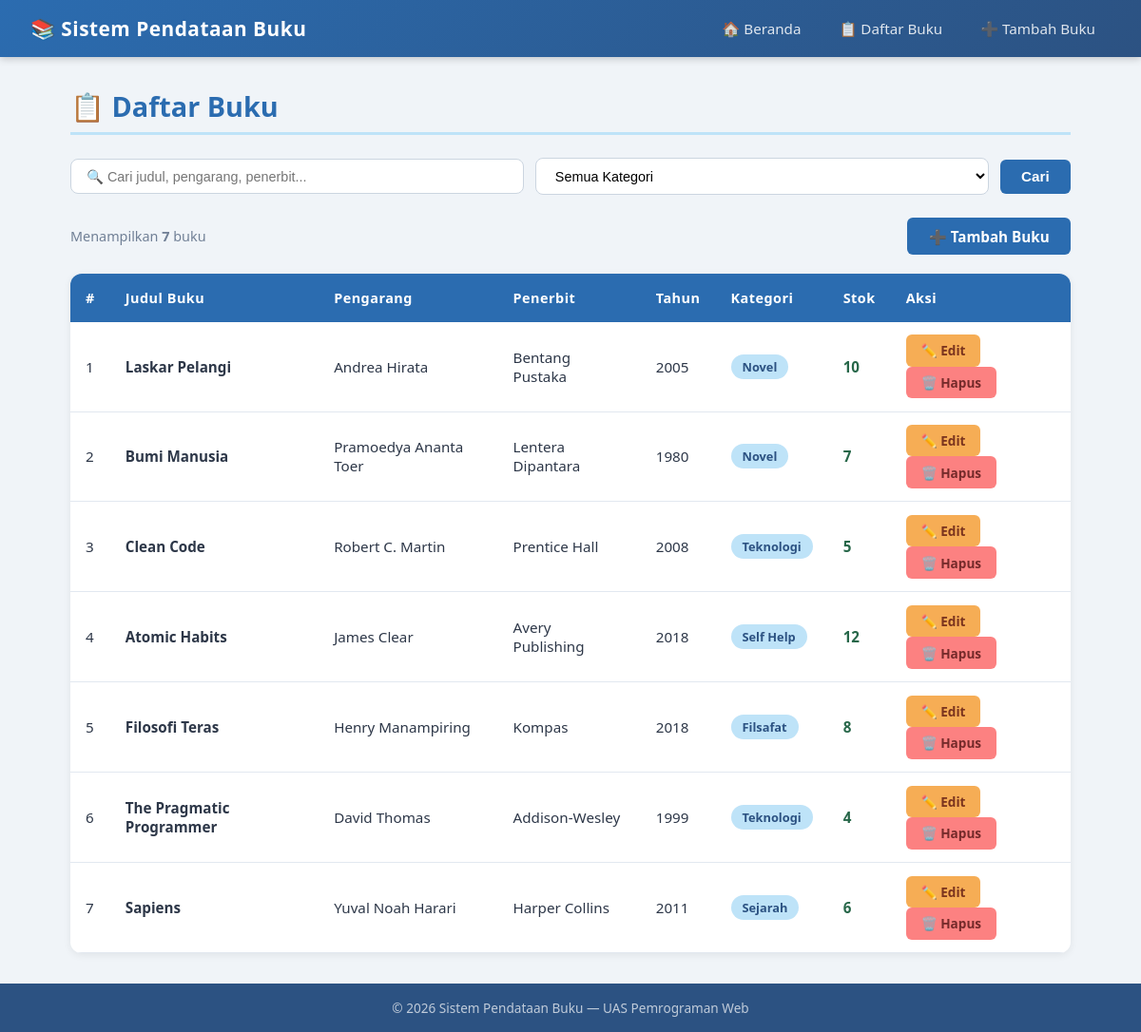
Page /daftar.php on the committed database.
### tables this page shows
CREATE TABLE IF NOT EXISTS buku (
    id INT AUTO_INCREMENT PRIMARY KEY,
    judul VARCHAR(200) NOT NULL,
    pengarang VARCHAR(150) NOT NULL,
    penerbit VARCHAR(150) NOT NULL,
    tahun_terbit YEAR NOT NULL,
    stok INT NOT NULL DEFAULT 0,
    kategori VARCHAR(100) NOT NULL,
    created_at TIMESTAMP DEFAULT CURRENT_TIMESTAMP
);

### includes/functions.php (called while the page is built, shortened)
<?php
function sanitasi($data) {
    $data = trim($data);
    $data = stripslashes($data);
    $data = htmlspecialchars($data);
    return $data;
}
function getKategori($koneksi) {
    $kategori = [];
    $query = mysqli_query($koneksi, "SELECT DISTINCT kategori FROM buku ORDER BY kategori ASC");
    while ($row = mysqli_fetch_assoc($query)) {
        $kategori[] = $row['kategori'];
    }
    return $kategori;
}
?>

### daftar.php (the view, shortened to what this page needs)
<?php
require 'includes/koneksi.php';
require 'includes/functions.php';
$cari      = isset($_GET['cari'])     ? sanitasi($_GET['cari'])     : '';
$where = "WHERE 1=1";
$query      = mysqli_query($koneksi, "SELECT * FROM buku $where ORDER BY created_at DESC");
$totalHasil = mysqli_num_rows($query);
$kategoriList = getKategori($koneksi);
require 'includes/header.php';
?>
<h1 class="page-title">📋 Daftar Buku</h1>
<form method="GET" action="daftar.php">
    <div class="search-bar">
        <input
            type="text"
            name="cari"
            placeholder="🔍 Cari judul, pengarang, penerbit..."
            value="<?= htmlspecialchars($cari) ?>"
        >
        <select name="kategori">
            <option value="">Semua Kategori</option>
        </select>
        <button type="submit" class="btn btn-tambah">Cari</button>
    </div>
</form>
<div class="top-bar">
    <span style="color:#718096; font-size:0.9rem;">
        Menampilkan <strong><?= $totalHasil ?></strong> buku
    </span>
    <a href="tambah.php" class="btn btn-tambah">➕ Tambah Buku</a>
</div>
<?php if ($totalHasil > 0): ?>
<div class="table-wrapper">
    <table>
        <thead>
            <tr>
                <th>#</th>
                <th>Judul Buku</th>
                <th>Pengarang</th>
                <th>Penerbit</th>
                <th>Tahun</th>
                <th>Kategori</th>
                <th>Stok</th>
                <th>Aksi</th>
            </tr>
        </thead>
        <tbody>
            <?php
            $no = 1;
            while ($buku = mysqli_fetch_assoc($query)):
                if ($buku['stok'] == 0) {
                    $kelasStok = 'stok-empty';
                    $labelStok = 'Habis';
                } elseif ($buku['stok'] <= 3) {
                    $kelasStok = 'stok-warn';
                    $labelStok = $buku['stok'] . ' (sedikit)';
                } else {
                    $kelasStok = 'stok-ok';
                    $labelStok = $buku['stok'];
                }
            ?>
            <tr>
                <td data-label="#"><?= $no++ ?></td>
                <td data-label="Judul"><strong><?= sanitasi($buku['judul']) ?></strong></td>
                <td data-label="Pengarang"><?= sanitasi($buku['pengarang']) ?></td>
                <td data-label="Penerbit"><?= sanitasi($buku['penerbit']) ?></td>
                <td data-label="Tahun"><?= $buku['tahun_terbit'] ?></td>
                <td data-label="Kategori"><span class="badge"><?= sanitasi($buku['kategori']) ?></span></td>
                <td data-label="Stok"><span class="<?= $kelasStok ?>"><?= $labelStok ?></span></td>
                <td data-label="Aksi">
                    <a href="edit.php?id=<?= $buku['id'] ?>" class="btn btn-edit">✏️ Edit</a>
                    <a href="hapus.php?id=<?= $buku['id'] ?>"
                       class="btn btn-hapus"
                       onclick="return confirm('Yakin hapus buku ini?')">🗑️ Hapus</a>
                </td>
            </tr>
            <?php endwhile; ?>
        </tbody>
    </table>
</div>
<?php endif; ?>
<?php require 'includes/footer.php'; ?>

### includes/header.php (shortened to what this page needs)
<!DOCTYPE html>
<html lang="id">
<head>
    <link rel="stylesheet" href="<?= $basePath ?? '' ?>assets/css/style.css">
</head>
<body>
<nav class="navbar">
    <div class="nav-brand">📚 Sistem Pendataan Buku</div>
    <ul class="nav-links">
        <li><a href="<?= $basePath ?? '' ?>index.php">🏠 Beranda</a></li>
        <li><a href="<?= $basePath ?? '' ?>daftar.php">📋 Daftar Buku</a></li>
        <li><a href="<?= $basePath ?? '' ?>tambah.php">➕ Tambah Buku</a></li>
    </ul>
</nav>
<main class="container">

### includes/footer.php (shortened to what this page needs)
</main>
<footer class="footer">
    <p>&copy; <?= date('Y') ?> Sistem Pendataan Buku &mdash; UAS Pemrograman Web</p>
</footer>
</body>
</html>

### assets/css/style.css (style rules this page uses)
* { margin: 0; padding: 0; box-sizing: border-box; }
body { font-family: 'Segoe UI', Tahoma, Geneva, Verdana, sans-serif; background-color: #f0f4f8; color: #2d3748; min-height: 100vh; display: flex; flex-direction: column; }
.navbar { background: linear-gradient(135deg, #2b6cb0, #2c5282); padding: 0 2rem; display: flex; align-items: center; justify-content: space-between; box-shadow: 0 2px 8px rgba(0,0,0,0.2); position: sticky; top: 0; z-index: 100; }
.nav-brand { color: white; font-size: 1.3rem; font-weight: 700; padding: 1rem 0; letter-spacing: 0.5px; }
.nav-links { list-style: none; display: flex; gap: 0.5rem; }
.nav-links a { color: rgba(255,255,255,0.85); text-decoration: none; padding: 0.6rem 1rem; border-radius: 6px; transition: background 0.2s, color 0.2s; font-size: 0.95rem; }
.container { max-width: 1100px; margin: 2rem auto; padding: 0 1.5rem; flex: 1; }
.page-title { font-size: 1.8rem; font-weight: 700; color: #2b6cb0; margin-bottom: 1.5rem; padding-bottom: 0.5rem; border-bottom: 3px solid #bee3f8; }
.table-wrapper { overflow-x: auto; border-radius: 12px; box-shadow: 0 2px 8px rgba(0,0,0,0.07); }
table { width: 100%; border-collapse: collapse; background: white; }
thead { background: #2b6cb0; color: white; }
thead th { padding: 1rem; text-align: left; font-weight: 600; font-size: 0.9rem; letter-spacing: 0.5px; }
tbody tr { border-bottom: 1px solid #e2e8f0; transition: background 0.15s; }
tbody td { padding: 0.85rem 1rem; font-size: 0.95rem; }
.badge { display: inline-block; padding: 0.25rem 0.75rem; border-radius: 20px; font-size: 0.8rem; font-weight: 600; background: #bee3f8; color: #2c5282; }
.stok-ok { color: #276749; font-weight: 600; }
.btn { display: inline-block; padding: 0.45rem 1rem; border-radius: 6px; font-size: 0.85rem; font-weight: 600; text-decoration: none; border: none; cursor: pointer; transition: opacity 0.2s, transform 0.1s; }
.btn-edit { background: #f6ad55; color: #7b341e; }
.btn-hapus { background: #fc8181; color: #742a2a; }
.btn-tambah { background: #2b6cb0; color: white; padding: 0.6rem 1.4rem; font-size: 0.95rem; }
.search-bar { display: flex; gap: 0.75rem; margin-bottom: 1.5rem; align-items: center; flex-wrap: wrap; }
.search-bar input, .search-bar select { padding: 0.6rem 1rem; border: 1.5px solid #cbd5e0; border-radius: 8px; font-size: 0.9rem; background: white; flex: 1; min-width: 150px; }
.top-bar { display: flex; justify-content: space-between; align-items: center; margin-bottom: 1.2rem; flex-wrap: wrap; gap: 0.75rem; }
.footer { background: #2c5282; color: rgba(255,255,255,0.7); text-align: center; padding: 1rem; font-size: 0.85rem; margin-top: auto; }

### rows in the picture
buku: judul "Laskar Pelangi", pengarang "Andrea Hirata", penerbit "Bentang Pustaka", tahun_terbit "2005", kategori "Novel", stok "10"
buku: judul "Bumi Manusia", pengarang "Pramoedya Ananta Toer", penerbit "Lentera Dipantara", tahun_terbit "1980", kategori "Novel", stok "7"
buku: judul "Clean Code", pengarang "Robert C. Martin", penerbit "Prentice Hall", tahun_terbit "2008", kategori "Teknologi", stok "5"
buku: judul "Atomic Habits", pengarang "James Clear", penerbit "Avery Publishing", tahun_terbit "2018", kategori "Self Help", stok "12"
buku: judul "Filosofi Teras", pengarang "Henry Manampiring", penerbit "Kompas", tahun_terbit "2018", kategori "Filsafat", stok "8"
buku: judul "The Pragmatic Programmer", pengarang "David Thomas", penerbit "Addison-Wesley", tahun_terbit "1999", kategori "Teknologi", stok "4"
buku: judul "Sapiens", pengarang "Yuval Noah Harari", penerbit "Harper Collins", tahun_terbit "2011", kategori "Sejarah", stok "6"

### other values in the picture
$totalHasil "7"
